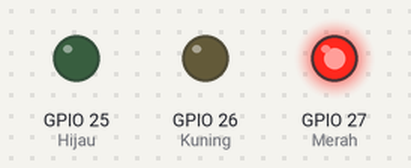
The sketch below on a simulated ESP32. Parts: output pins drawn as LEDs (lit = HIGH).

Above: at 4.0 s.
At 9.0 s:
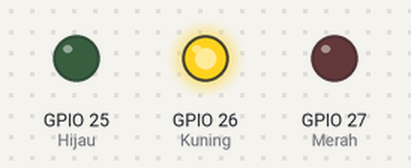
At 12.0 s:
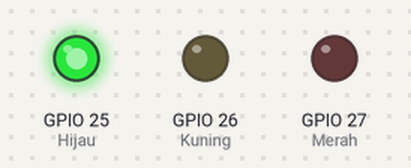
Timing chart, 0 to 18.2 s (numbered marks = the images above):
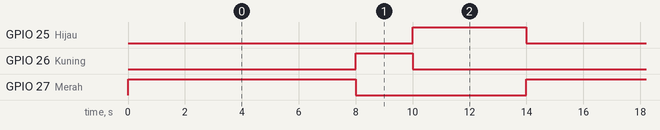

The sketch:

Mini_Project_1.ino
```cpp
//pin led
int Merah = 27;
int Kuning = 26;
int Hijau = 25;

//parameter untuk waktu
unsigned long waktu = 0;
//parameter lampu
int param = 0;

//durasi lampu hidup
const long dMerah = 8000;     //8 detik
const long dKuning = 2000;    //2 detik
const long dHijau = 4000;     //4 detik

//3 fungsi untuk nyalain lampu sesuai judul
void nyalaMerah(){
  digitalWrite(Merah, HIGH);
  digitalWrite(Kuning, LOW);
  digitalWrite(Hijau, LOW);
}
void nyalaKuning(){
  digitalWrite(Merah, LOW);
  digitalWrite(Kuning, HIGH);
  digitalWrite(Hijau, LOW);
}
void nyalaHijau(){
  digitalWrite(Merah, LOW);
  digitalWrite(Kuning, LOW);
  digitalWrite(Hijau, HIGH);
}

void setup() {
  // set digital pin Merah, Kuning, Hijau jadi OUT
  pinMode(Merah, OUTPUT);
  pinMode(Kuning, OUTPUT);
  pinMode(Hijau, OUTPUT);
}

void loop() {
  // put your main code here, to run repeatedly:
  //variabel yang menyimpan waktu terbaru
  unsigned long sekarang = millis();

  //awal-awal nyalain merah dulu
  if(param == 0){
    nyalaMerah();
    param++;
    waktu += dMerah;
  }
  else{
    //state kuning
    if(param == 1 && waktu - sekarang == 0){
      //kondisi kuning
      nyalaKuning();
      waktu += dKuning;
      param++;
    }
    //state hijau
    else if(param == 2 && waktu - sekarang == 0){
      //kondisi hijau
      nyalaHijau();
      waktu += dHijau;
      param++;
    }
    //state merah
    else if(param == 3 && waktu - sekarang == 0){
      //kondisi merah
      nyalaMerah();
      waktu += dMerah;
      param = 1;
    }
  }
}
```

Measured:
- by itself, GPIO 25 (Hijau): alternates HIGH for 4.0 s and LOW for 10.0 s, 4 changes in all, then stays LOW
- by itself, GPIO 26 (Kuning): alternates HIGH for 2.0 s and LOW for 12.0 s, 5 changes in all, then stays HIGH
- by itself, GPIO 27 (Merah): alternates HIGH for 8.0 s and LOW for 6.0 s, 6 changes in all, then stays LOW
